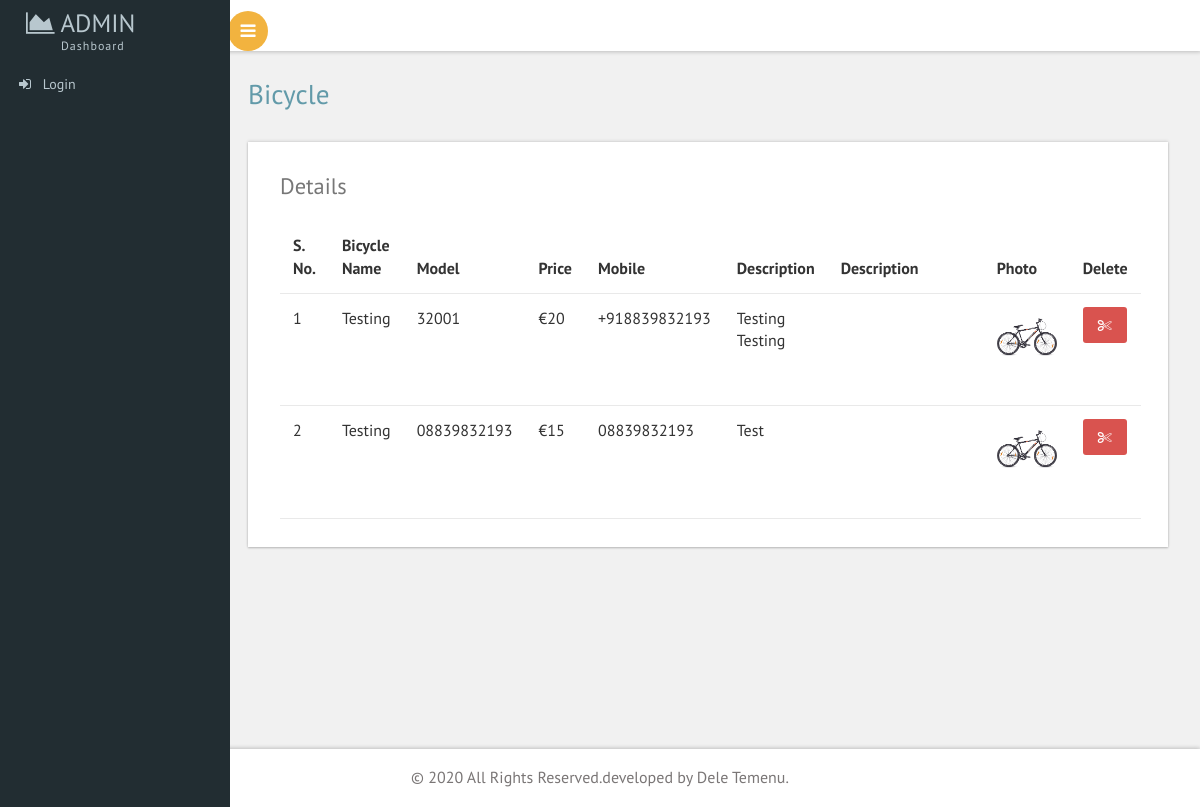
The page /admin/view_bicycle.php on the database its author committed.
### tables this page shows
CREATE TABLE `bicycle_for_rent` (
  `id` int(11) NOT NULL,
  `name` varchar(1500) NOT NULL,
  `model` varchar(1500) NOT NULL,
  `image` varchar(1500) NOT NULL,
  `price` varchar(1500) NOT NULL,
  `mobile` varchar(1500) NOT NULL,
  `description` varchar(1500) NOT NULL,
  `map_link` varchar(1000) DEFAULT NULL
);

### admin/dbconfig.php (called while the page is built, shortened)
<?php
function select($query)
{
$cid=mysqli_connect("localhost","root","","bikefrenzy") or die ("connection error") ;
	$result=mysqli_query($cid,$query);
	return $result;
}
?>

### admin/view_bicycle.php (the view, shortened to what this page needs)
<?php
include"dbconfig.php";
?>
<!DOCTYPE HTML>
<html>
<head>
<link href="css/bootstrap.css" rel='stylesheet' type='text/css' />
<link href="css/style.css" rel='stylesheet' type='text/css' />
<link href="css/font-awesome.css" rel="stylesheet">
 <link href='css/SidebarNav.min.css' media='all' rel='stylesheet' type='text/css'/>
<link href="css/custom.css" rel="stylesheet">
</head>
<body class="cbp-spmenu-push">
	<div class="main-content">
	<div class="cbp-spmenu cbp-spmenu-vertical cbp-spmenu-left" id="cbp-spmenu-s1">
		<aside class="sidebar-left">
      <?php include"nav.php";?>
    </aside>
	</div>
		<?php include"header.php";?>
		<div id="page-wrapper">
			<div class="main-page">
				<div class="tables">
					<h2 class="title1">Bicycle</h2>
					<div class="bs-example widget-shadow" data-example-id="hoverable-table">
						<h4>Details</h4>
						<table class="table table-hover table-responsive"> <thead>
                  <tr>
                    <th>S. No.</th>
                    <th>Bicycle Name</th>
                    <th>Model</th>
                    <th>Price</th>
                    <th>Mobile</th>
                   <th>Description</th>
                   <th>Description</th>
                   <th>Photo</th>
                   <th>Delete</th>
                  </tr>
                </thead>
                <tbody>
				<?php
				$n=1;
				$result=select("SELECT * FROM bicycle_for_rent order by id desc ");
				while($r=mysqli_fetch_array($result))
				{
					extract($r);
				?>
                  <tr>
                    <td><?=$n;?></td>
                    <td><?=ucwords($name)?></td>
                    <td><?=ucwords($model)?></td>
                    <td> €<?=ucwords($price)?></td>
                   <td><?=ucwords($mobile)?></td>
                   <td><?=ucwords($description)?></td>
                   <td>
				   <iframe src="<?=$map_link?>" width="130" height="80" frameborder="0" style="border:0;" allowfullscreen="" aria-hidden="false" tabindex="0"></iframe>
				   </td>
                   <td><img src="images/<?=$image?>" style="height:60px"></td>
                     <td><a href="delete.php?id=<?=$id?>"><button class="btn btn-danger"><i class="fa fa-cut"></button></a></td>
                  </tr>
				  <?php
				  $n++;
				}
				  ?>
                </tbody> </table>
					</div>
				</div>
			</div>
		</div>
		<?php include"footer.php";?>
</body>
</html>

### admin/css/custom.css (style rules this page uses)
#page-wrapper { padding:5em 2em 2.5em; background-color: #F1F1F1; }

### rows shown on the page
bicycle_for_rent: name "Testing", model "32001", price "20", mobile "+918839832193", description "Testing Testing", image (picture)
bicycle_for_rent: name "Testing", model "08839832193", price "15", mobile "08839832193", description "Test", image (picture)
